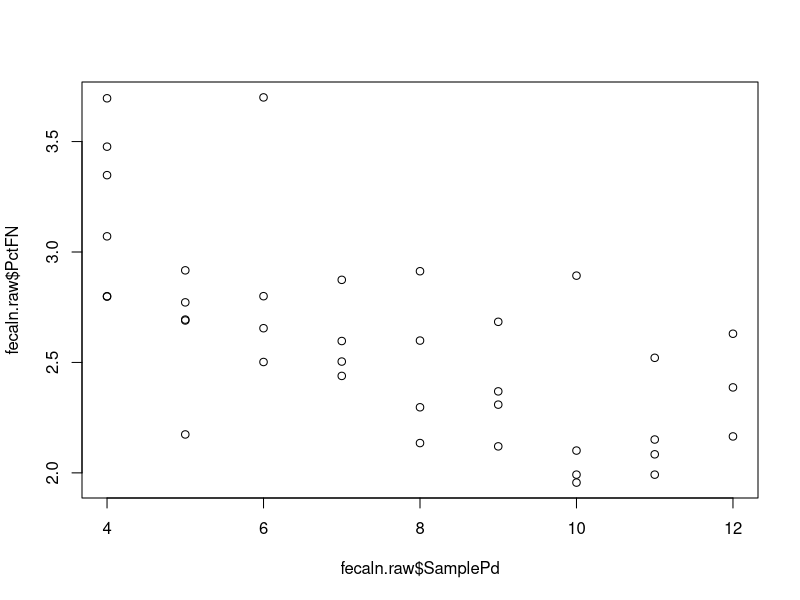

Generate this figure with R:
#######################################################
#### LANDSCAPE ECOLOGY CLASS PROJECT - Spring 2016 ####
################## Kristin Barker #####################
#######################################################

#Goal: Quantify relationship between remotely sensed vegetation
       #index (NDVI or EVI) and elk fecal nitrogen

#read in data
wd_workcomp <- "C:\\Users\\kristin.barker\\Documents\\GitHub\\FecalN-NDVI"
wd_laptop <- "C:\\Users\\kjbark3r\\Documents\\GitHub\\FecalN-NDVI"

if (file.exists(wd_workcomp)){
  inpath="C:\\Users\\kristin.barker\\Documents\\GitHub\\FecalN-NDVI\\"
} else {
  inpath="C:\\Users\\kjbark3r\\Documents\\GitHub\\FecalN-NDVI\\"
}

setwd(inpath)
getwd() #sanity check

remote.raw <- read.csv("remotedata.csv")
fecaln.raw <- read.csv("fecalndata2014.csv")

#load libraries
  ##data wrangling
library(dplyr)
library(tidyr)
  ##spatial stuff

#if you wanna check anything out
summary(remote.raw)
str(remote.raw)
summary(fecaln.raw)
str(fecaln.raw)

#pull pellet-related remote data only
remote.data <- filter(remote.raw, Type == "Pellet 2014")
remote.data$PlotID <- extract_numeric(remote.data$PlotID)

#check out the data
##hey data, you come here often?
plot(fecaln.raw$PctFN ~ fecaln.raw$SamplePd)
